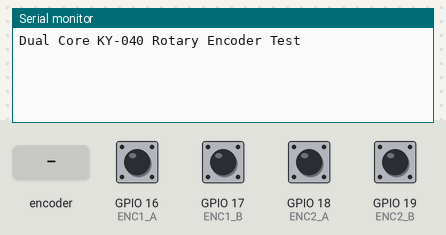
The sketch below on a simulated ESP32. Shown: the last lines printed to the serial monitor. The inputs (shaded band) are chosen by the test bench; at power-on: GPIO 16 (ENC1_A), GPIO 17 (ENC1_B), GPIO 18 (ENC2_A), GPIO 19 (ENC2_B) HIGH.

Above: at 1.7 s.
1.8 s: rotary encoder on GPIO 16 (ENC1_A) / GPIO 17 (ENC1_B) turned 1 step (first pin leading)
At 2.9 s:
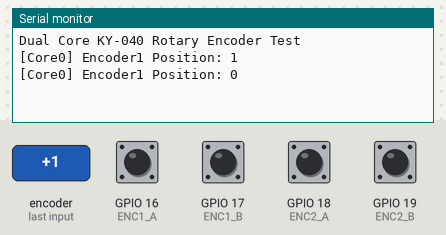
3.5 s: GPIO 18 (ENC2_A) pulled LOW for 0.15 s
At 4.2 s:
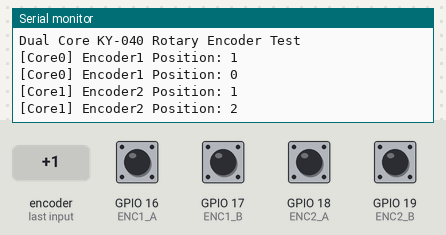
5.1 s: GPIO 18 (ENC2_A) pulled LOW for 1 s
At 6.7 s:
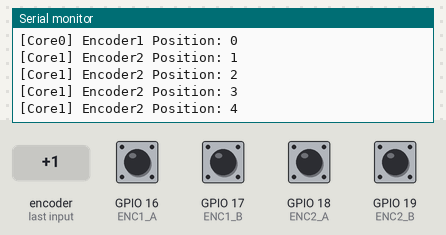
7.6 s: rotary encoder on GPIO 16 (ENC1_A) / GPIO 17 (ENC1_B) turned 2 steps (second pin leading)
At 8.6 s:
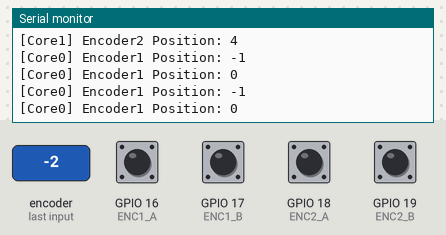
Timing chart, 0 to 10.5 s (numbered marks = the images above; inputs shaded):
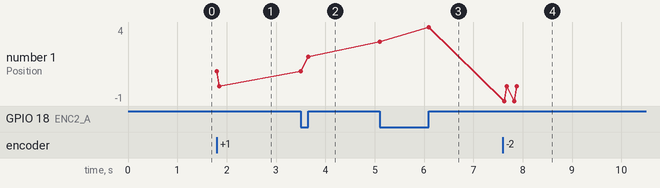

The sketch:

Rotary-Encoder.ino
```cpp
#include <Arduino.h>

#define ENC1_A 16   // CLK1
#define ENC1_B 17   // DT1

#define ENC2_A 18   // CLK2
#define ENC2_B 19   // DT2

volatile long encoder1Pos = 0;
volatile long encoder2Pos = 0;

void IRAM_ATTR readEncoder1() {
  int b = digitalRead(ENC1_B);
  encoder1Pos += (b == HIGH) ? 1 : -1;
}

void IRAM_ATTR readEncoder2() {
  int b = digitalRead(ENC2_B);
  encoder2Pos += (b == HIGH) ? 1 : -1;
}

void taskEncoder1(void *pvParameters);
void taskEncoder2(void *pvParameters);

void setup() {
  Serial.begin(115200);
  delay(500);
  Serial.println("Dual Core KY-040 Rotary Encoder Test");

  pinMode(ENC1_A, INPUT_PULLUP);
  pinMode(ENC1_B, INPUT_PULLUP);
  pinMode(ENC2_A, INPUT_PULLUP);
  pinMode(ENC2_B, INPUT_PULLUP);

  attachInterrupt(digitalPinToInterrupt(ENC1_A), readEncoder1, CHANGE);
  attachInterrupt(digitalPinToInterrupt(ENC2_A), readEncoder2, CHANGE);

  xTaskCreatePinnedToCore(taskEncoder1, "Encoder1_Task", 4096, NULL, 1, NULL, 0);
  xTaskCreatePinnedToCore(taskEncoder2, "Encoder2_Task", 4096, NULL, 1, NULL, 1);
}

void loop() {}

void taskEncoder1(void *pvParameters) {
  long lastPos = 0;
  for (;;) {
    if (encoder1Pos != lastPos) {
      Serial.printf("[Core0] Encoder1 Position: %ld\n", encoder1Pos);
      lastPos = encoder1Pos;
    }
    vTaskDelay(10 / portTICK_PERIOD_MS);
  }
}

void taskEncoder2(void *pvParameters) {
  long lastPos = 0;
  for (;;) {
    if (encoder2Pos != lastPos) {
      Serial.printf("[Core1] Encoder2 Position: %ld\n", encoder2Pos);
      lastPos = encoder2Pos;
    }
    vTaskDelay(10 / portTICK_PERIOD_MS);
  }
}
```

Measured:
- after the input at 1.8 s, the serial monitor: prints a new line at once (image 1)
- after the input at 3.5 s, the serial monitor: prints a new line at once (image 2)
- after the input at 5.1 s, the serial monitor: prints a new line at once (image 3)
- after the input at 7.6 s, the serial monitor: prints a new line at once (image 4)
- plotted number 1: 0 → 2 after the input at 3.5 s, 2 → 4 after the input at 5.1 s, 4 → 0 after the input at 7.6 s
